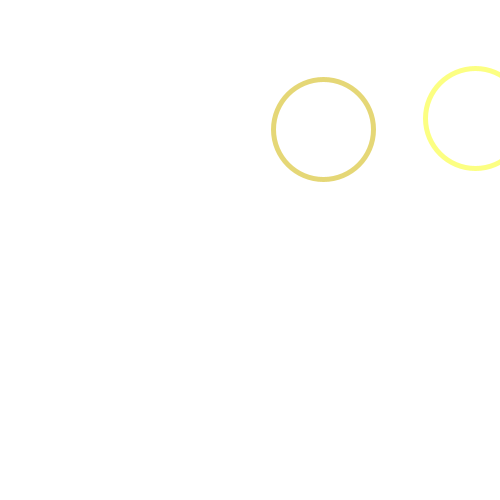
Frame 1 (no input)
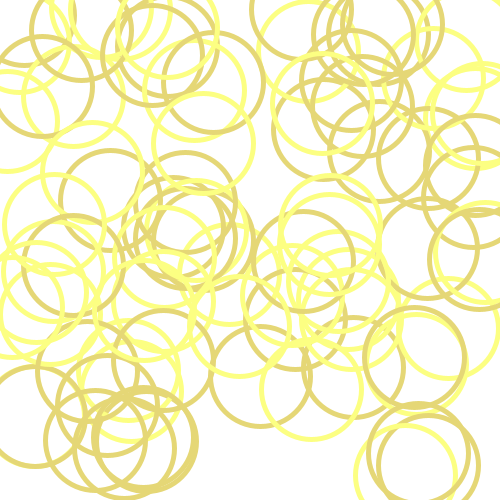
Frame 60 (the mouse pressed at the canvas centre just before this capture)
Frame 120 (the mouse held since frame 60 and released just before this capture): identical to frame 60, image omitted

The Processing sketch that drew these frames (run headless with seeded random() and noise(); from frame 60 on, the mouse is pressed at the canvas centre):

// Processing sketch: Two_Yellows__Composition_with_Circles_I
// ── Two_Yellows__Composition_with_Circles_I.pde
void setup(){
  size(500,500);
  background(255);
  circle_radius = 100.0;

}

int no_circles = 0;
float circle_radius;

void draw(){
  if (no_circles < 40){
    noFill();
    stroke(229,215,118);
    strokeWeight(5);
  
    ellipse(random(0, width), random(0, height), circle_radius, circle_radius);
  
    stroke(252,255,130);
    strokeWeight(5);
    ellipse( random(0, width), random(0, height), circle_radius, circle_radius);
    
    no_circles ++;
  }

}
